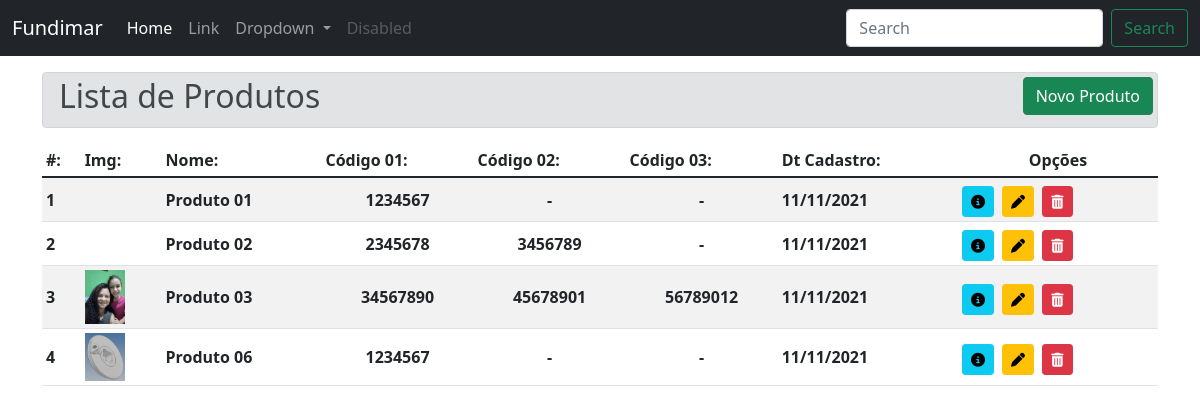
Before: / with the older database file.
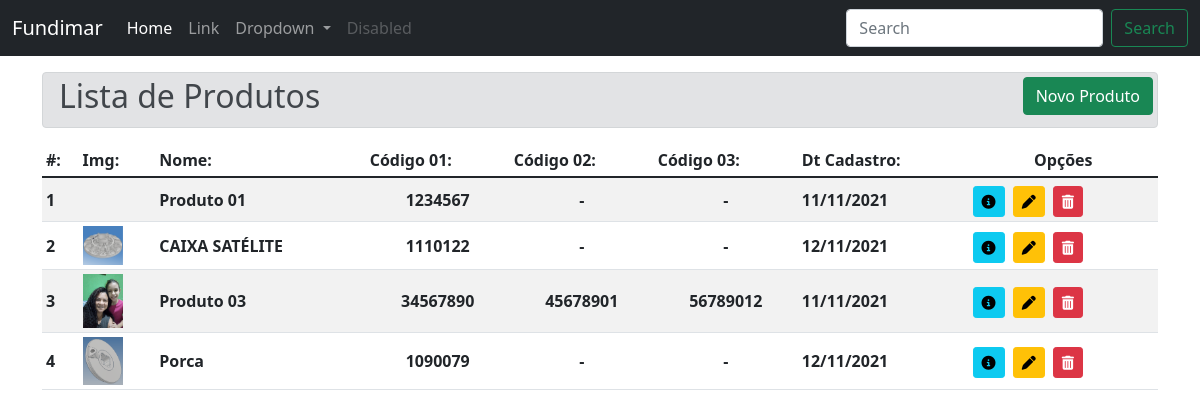
After: the same page with the newer database file.
### produto/models.py (models this page shows, shortened)
class Produto(models.Model):
    nome = models.CharField(max_length=150)
    image = models.ImageField(upload_to='produto/images/')
    data_cadastro = models.DateField(auto_now=True)
    codigo_01 = models.CharField(max_length=10)
    codigo_02 = models.CharField(max_length=10, null=True, default="-")
    codigo_03 = models.CharField(max_length=10, null=True, default="-")

### produto/views.py (the view)
# urls.py: path('', views.index, name='index'),
def index(request):
    produtos = Produto.objects.all()
    return render(request, 'produto/index.html', {'produtos': produtos})

### produto/templates/produto/index.html (shortened to what this page needs)
{% extends "produto/layouts/base.html" %}
{% block page %}Lista de Produtos <a href="" class="btn btn-success float-end">Novo Produto</a>{% endblock %}
{% block content %}
<div class="table-resposive">
    <table class="table table-striped align-middle table-sm">
        <thead>
            <tr>
                <th scope="col">#:</th>
                <th scope="col">Img:</th>
                <th scope="col">Nome:</th>
                <th scope="col">Código 01:</th>
                <th scope="col">Código 02:</th>
                <th scope="col">Código 03:</th>
                <th scope="col">Dt Cadastro:</th>
                <th scope="col" class="text-center">Opções</th>
            </tr>
        </thead>
        <tbody>
            {% for produto in produtos %}
            <tr>
                <th scope="row">{{ produto.pk }}</th>
                <th><a href="{{ produto.image.url }}"><img src="{{ produto.image.url }}" width="40px" alt=""></a>
                </th>
                <th scope="row">{{ produto.nome }}</th>
                <th scope="row" class="text-center">{{ produto.codigo_01 }}</th>
                <th scope="row" class="text-center">{{ produto.codigo_02 }}</th>
                <th scope="row" class="text-center">{{ produto.codigo_03 }}</th>
                <th scope="row">{{ produto.data_cadastro | date:'d/m/Y' }}</th>
                <th scope="row">
                    <button type="button" class="btn btn-info btn-sm me-1 mt-1" data-bs-toggle="modal"
                        data-bs-target="#produto{{ produto.id }}"><i class="fas fa-info-circle"></i>
                    </button>
                    <a class="btn btn-warning btn-sm me-1 mt-1" href=""><i class="fas fa-pen"></i></a>
                    <a class="btn btn-danger btn-sm mt-1" href=""><i class="fas fa-trash-alt"></i></a>
                </th>
            </tr>
            {% endfor %}
        </tbody>
    </table>
</div>
{% endblock %}

### produto/templates/produto/layouts/base.html (shortened to what this page needs)
{% load static %}
<!doctype html>
<html lang="pt-br">
<head>
    <link href="https://cdn.jsdelivr.net/npm/bootstrap@5.1.3/dist/css/bootstrap.min.css" rel="stylesheet"
>
</head>
<body>
    <nav class="navbar fixed-top navbar-expand-lg navbar-dark bg-dark">
        <div class="container-fluid">
            <a class="navbar-brand" href="#">Fundimar</a>
            <div class="collapse navbar-collapse" id="navbarSupportedContent">
                <ul class="navbar-nav me-auto mb-2 mb-lg-0">
                    <li class="nav-item">
                        <a class="nav-link active" aria-current="page" href="#">Home</a>
                    </li>
                    <li class="nav-item">
                        <a class="nav-link" href="#">Link</a>
                    </li>
                    <li class="nav-item dropdown">
                        <a class="nav-link dropdown-toggle" href="#" id="navbarDropdown" role="button"
                            data-bs-toggle="dropdown" aria-expanded="false">
                            Dropdown
                        </a>
                    </li>
                    <li class="nav-item">
                        <a class="nav-link disabled">Disabled</a>
                    </li>
                </ul>
                <form class="d-flex">
                    <input class="form-control me-2" type="search" placeholder="Search" aria-label="Search">
                    <button class="btn btn-outline-success" type="submit">Search</button>
                </form>
            </div>
        </div>
    </nav>
    <div class="container mt-5 pt-4">
        <div class="alert alert-secondary p-1 ps-3" role="alert">
            <h2>{% block page %}{% endblock %}</h2>
        </div>
        {% block content %}{% endblock %}
    </div>
</body>
</html>

Changed rows visible on the page:
changed Produto id 2: image: picture added; nome "Produto 02" → "CAIXA SATÉLITE"; codigo_01 "2345678" → "1110122"; codigo_02 "3456789" → "-"; data_cadastro "11/11/2021" → "12/11/2021"
changed Produto id 4: nome "Produto 06" → "Porca"; codigo_01 "1234567" → "1090079"; data_cadastro "11/11/2021" → "12/11/2021"
